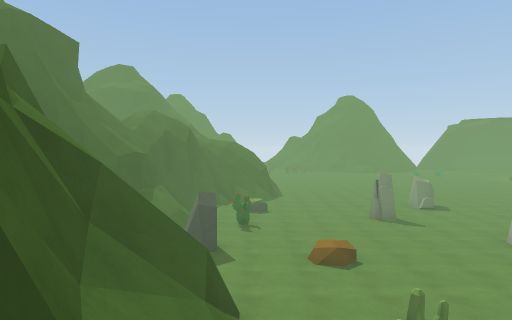
View 1 (above)

24 first-person views from a walk through a scene from a Unity 3-D project. The camera is 1.2 m above the floor, tilts 2° down and sees 75° across. The floor is counted in squares, 2 m on a side. Each view is taken from the middle of a square. On the plan, view 1 faces up. The plan holds only what a view shows up to about 10 squares ahead; the rest is blank. The place goes on beyond the plan.

View 2
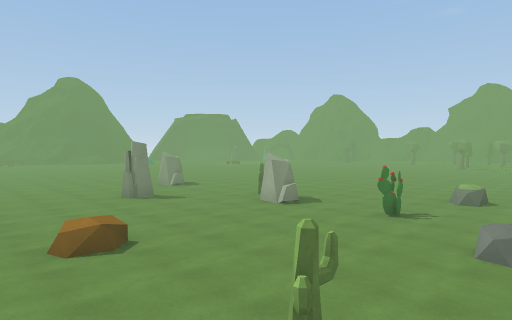

View 3
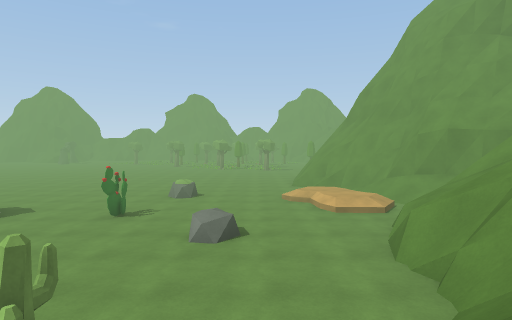

View 4
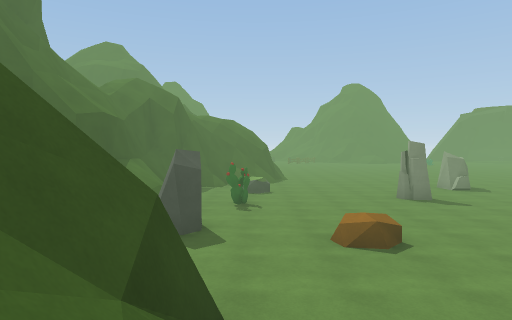

View 5
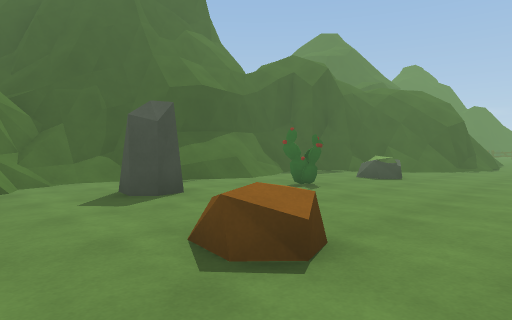

View 6
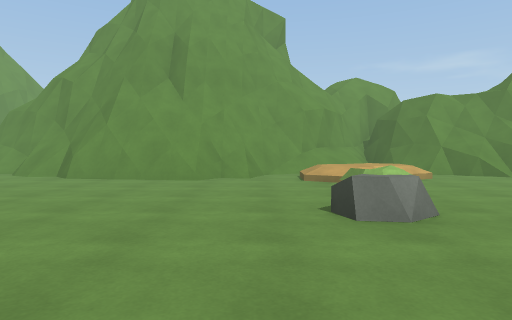

View 7
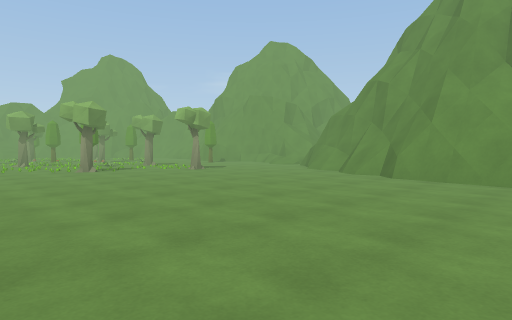

View 8
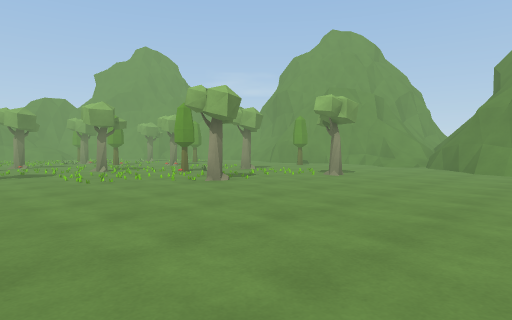

View 9
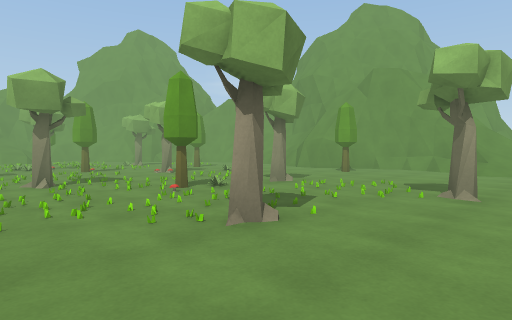

View 10
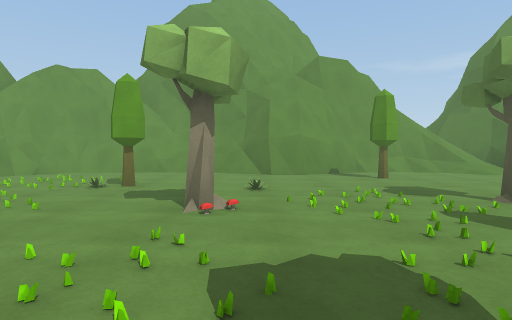

View 11
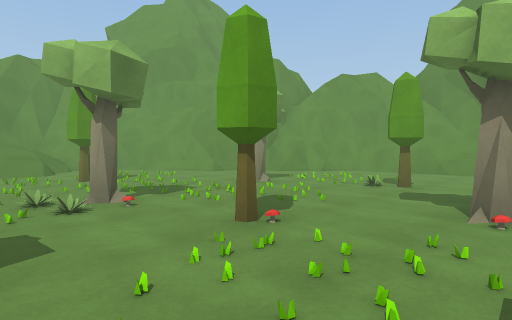

View 12
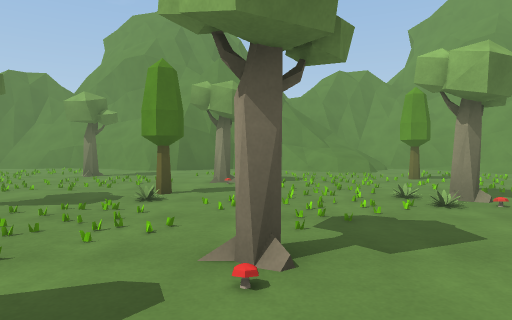

View 13
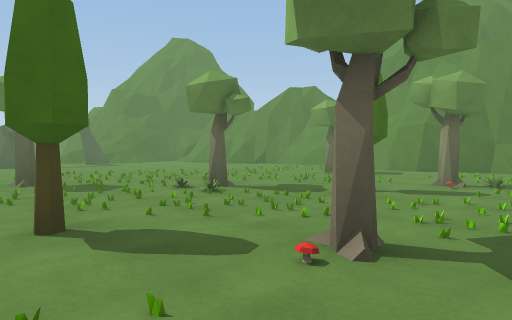

View 14
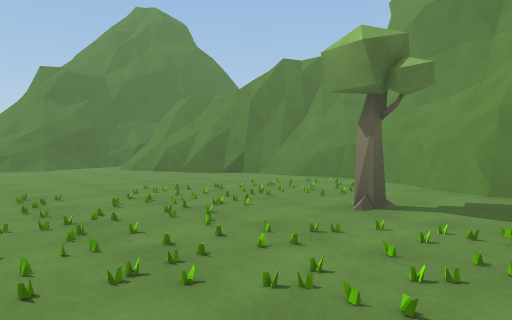

View 15
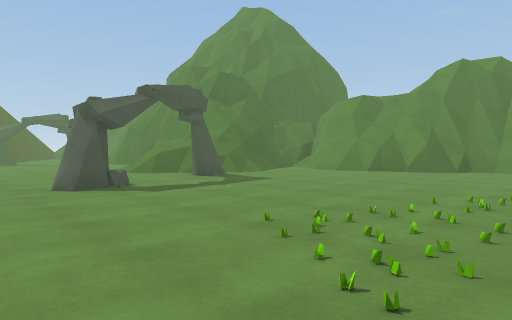

View 16
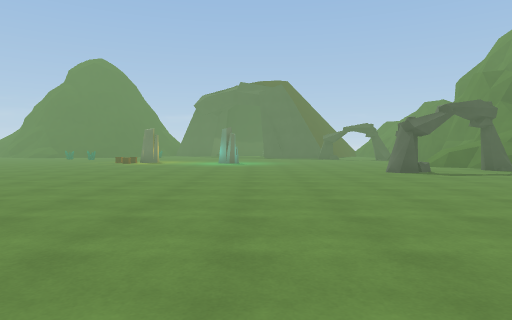

View 17
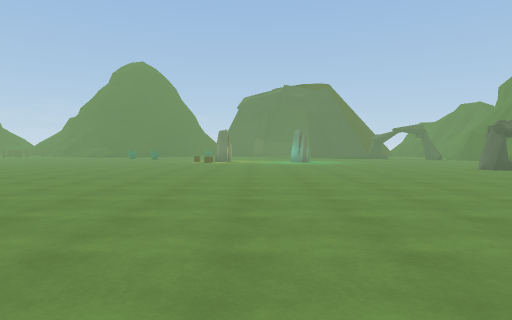

View 18
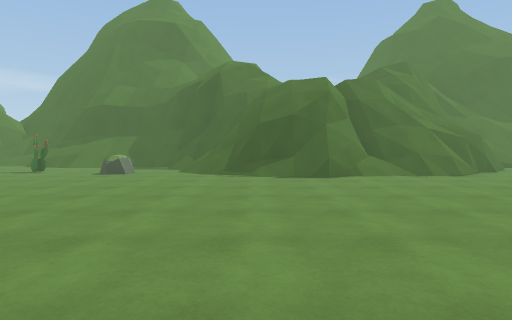

View 19
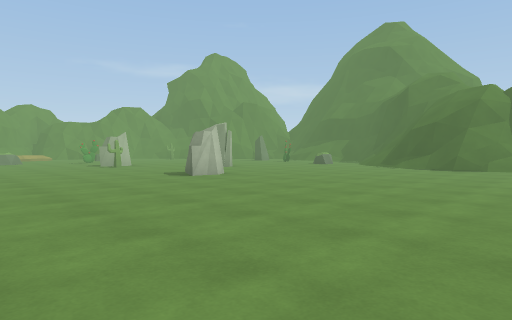

View 20
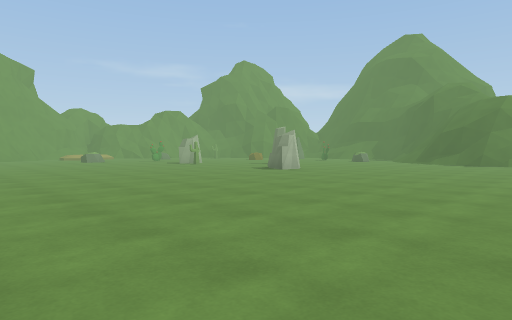

View 21
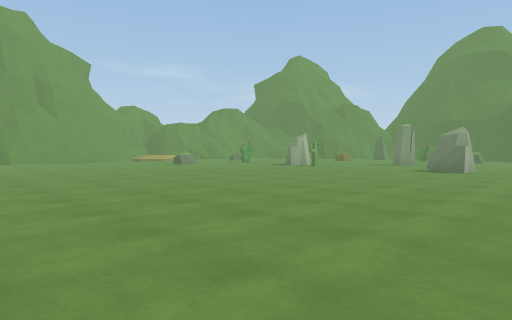

View 22
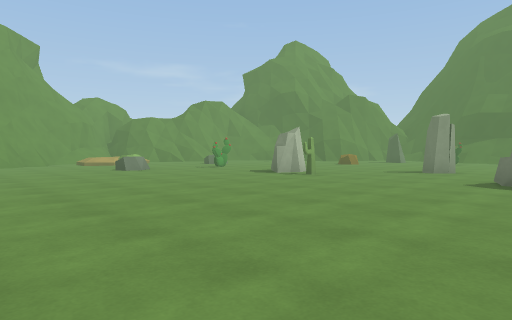

View 23
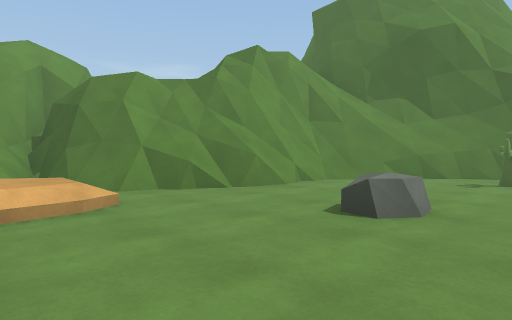

View 24
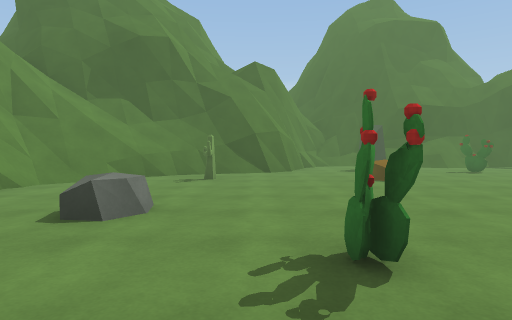

### Floor plan
Key: @ floor where view 1 was taken; # wall or solid block; . main floor; : floor 0.25 m higher than the main floor; + floor 1.25 m higher than the main floor; * floor 4.25 m higher than the main floor; / step, stairs or slope; = window, fence, low wall or low ledge; ^ raised ledge; v drop or lower ground; C cactus; R rock; T tree; M mushroom; P plant; O other object.
Columns run from 3 left of view 1 to 37 right of it. Each row starts with its distance up from view 1.
 19    #=..   ........ ..............//=
 18    #............................RR/..
 17   ###.........................R.....=#
 16   ###................................##
 15  ==#/................................###
 14 ##=/................................../##
 13 ##//......R...........................///
 12 #/.R.....RR...........................=//
 11 #/...........................T........v/#
 10 //.C...R...........  ..............T..=/#
  9 //.................   ... . ...TO.....###
  8 /.........C.............    .T.O. ....#
  7 /.R..R...RR............... .....TPT...#
  6 #...R........................MT...O:..#
  5 ###......C...............O.T......O..//
  4   #.........R..........T. .....PTP.../=#
  3  ^^=.C..R................TO..OTO..T../+=#
  2  ^=//.......................OT.....//.=##
  1   ^///.....//.........T..T......T.././#
  0   ^@//=#=.  /=####/.........OOT ..../=#
 -1   ^/#=##==///####^///..............####
 -2   ^//v##=#//##   ^^##/...T........=#
 -3  ^=  //* #/##       ##//..###/..//##
 -4          ###         #//#####////##
 -5          ##          #//##  ###//#
 -6                        v      ##

Positions as (right, up) in squares from view 1, and headings:
1: (0, 0), facing up
2: (0, 2), facing up-right
3: (0, 2), facing right
4: (0, 2), facing up
5: (3, 5), facing up-left
6: (10, 7), facing down
7: (11, 7), facing down-right
8: (15, 8), facing down-right
9: (18, 6), facing down-right
10: (25, 5), facing down
11: (25, 5), facing down-right
12: (25, 6), facing right
13: (25, 5), facing up-right
14: (29, 8), facing up-right
15: (25, 12), facing up-right
16: (23, 9), facing up
17: (20, 8), facing up
18: (8, 15), facing left
19: (11, 19), facing down-left
20: (14, 19), facing down-left
21: (16, 15), facing down-left
22: (13, 13), facing down-left
23: (8, 4), facing down-left
24: (8, 4), facing left
